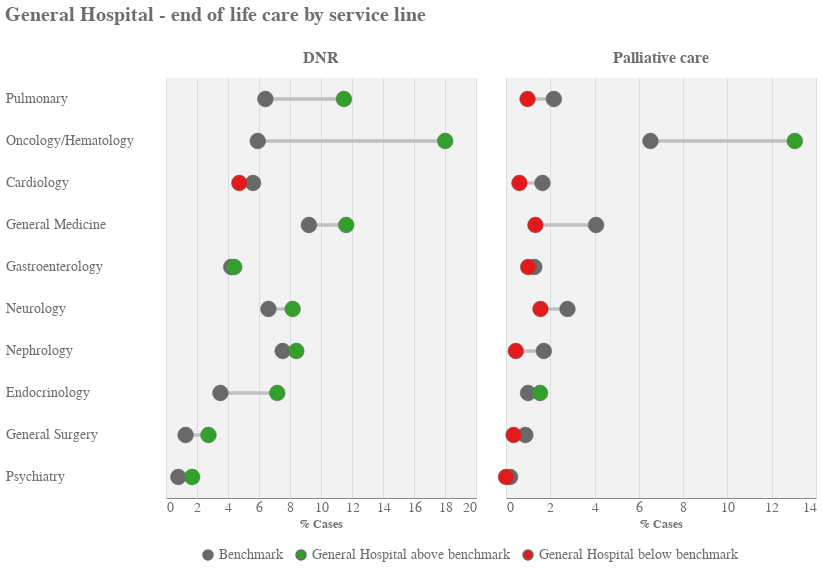

Write notebook code for a chart like this one.
### Markdown cell above
### Use layering and faceting for final barbell-style plot

### Code cell
eolChart['SL'] = eolChart['SL'].str.title()
slCapitalList = [sl.title() for sl in slList]
eolChart['variable'] = eolChart['variable'].replace({'DNR %':'DNR','PC %': 'Palliative care'})

bells = alt.Chart(eolChart).mark_circle(size=250,opacity=1,stroke='#696969',strokeWidth=.5).encode(
        x=alt.X('value:Q',scale=alt.Scale(zero=False),axis=alt.Axis(grid=True,labelAngle=0,
                    title='% Cases',domainWidth=1,tickMinStep=1)),
        y=alt.Y('SL:N',sort=slCapitalList,title=None,axis=alt.Axis(domainWidth=0)), 
        color=alt.Color('Color compare',
                        scale=alt.Scale(domain=['Benchmark', 
                                     f'{focusName} above benchmark', f'{focusName} below benchmark'], 
                        range=['#696969','#33a02c','#e31a1c'])))

bar = alt.Chart(eolChart).mark_rule(color='#c0c0c0',size=3).encode(alt.X('% Focus:Q'),
                        alt.X2('% Compare:Q'), y=alt.Y('SL:N',sort=slCapitalList)) 

alt.layer(bar+bells).properties(width=310,height=420
                    ).facet(alt.Column('variable:N',title=None,sort=['DNR','Palliative care'])  
                    ).resolve_scale(x='independent'
                    ).properties(title=f'{focusName} - end of life care by service line'
                    ).configure_header(labelFontStyle='bold',labelColor='#6e6e6e',labelFont='Arial',
                                       labelFontSize=16,labelPadding=12
                    ).configure_view(strokeWidth=0,fill='#f2f2f2'
                    ).configure_axis(labelColor='#6e6e6e',labelFont='Arial',labelFontSize=14,
                                     titleFont='Arial',titleFontSize=12,titleColor='#6e6e6e',
                                     labelLimit=1000,tickSize=0
                    ).configure_axisY(labelPadding=160,labelAlign='left'
                    ).configure_legend(labelColor='#6e6e6e',labelFont='Arial',labelFontSize=14,
                                     title=None,orient='none',labelLimit=250,direction='horizontal',
                                     legendX=35,legendY=470
                    ).configure_title(fontSize=20,color='#6e6e6e',font='Arial',anchor='start',
                                      offset=25)

### Figure 1 — Vega-Lite specification as saved in the notebook (floating-point values rounded to 4 significant figures)
{"config": {"view": {"continuousWidth": 400, "continuousHeight": 300, "fill": "#f2f2f2", "strokeWidth": 0}, "axis": {"labelColor": "#6e6e6e", "labelFont": "Arial", "labelFontSize": 14, "labelLimit": 1000, "tickSize": 0, "titleColor": "#6e6e6e", "titleFont": "Arial", "titleFontSize": 12}, "axisY": {"labelAlign": "left", "labelPadding": 160}, "header": {"labelColor": "#6e6e6e", "labelFont": "Arial", "labelFontSize": 16, "labelFontStyle": "bold", "labelPadding": 12}, "legend": {"direction": "horizontal", "labelColor": "#6e6e6e", "labelFont": "Arial", "labelFontSize": 14, "labelLimit": 250, "legendX": 35, "legendY": 470, "orient": "none", "title": null}, "title": {"anchor": "start", "color": "#6e6e6e", "font": "Arial", "fontSize": 20, "offset": 25}}, "data": {"name": "data-76f7cfe9ceefe1d86c49d39172684d1b"}, "facet": {"type": "nominal", "field": "variable", "sort": ["DNR", "Palliative care"], "title": null}, "spec": {"layer": [{"layer": [{"mark": {"type": "rule", "color": "#c0c0c0", "size": 3}, "encoding": {"x": {"type": "quantitative", "field": "% Focus"}, "x2": {"field": "% Compare"}, "y": {"type": "nominal", "field": "SL", "sort": ["Pulmonary", "Oncology/Hematology", "Cardiology", "General Medicine", "Gastroenterology", "Neurology", "Nephrology", "Endocrinology", "General Surgery", "Psychiatry"]}}}, {"mark": {"type": "circle", "opacity": 1, "size": 250, "stroke": "#696969", "strokeWidth": 0.5}, "encoding": {"color": {"type": "nominal", "field": "Color compare", "scale": {"domain": ["Benchmark", "General Hospital above benchmark", "General Hospital below benchmark"], "range": ["#696969", "#33a02c", "#e31a1c"]}}, "x": {"type": "quantitative", "axis": {"domainWidth": 1, "grid": true, "labelAngle": 0, "tickMinStep": 1, "title": "% Cases"}, "field": "value", "scale": {"zero": false}}, "y": {"type": "nominal", "axis": {"domainWidth": 0}, "field": "SL", "sort": ["Pulmonary", "Oncology/Hematology", "Cardiology", "General Medicine", "Gastroenterology", "Neurology", "Nephrology", "Endocrinology", "General Surgery", "Psychiatry"], "title": null}}}]}], "height": 420, "width": 310}, "resolve": {"scale": {"x": "independent"}}, "title": "General Hospital - end of life care by service line", "$schema": "https://vega.github.io/schema/vega-lite/v4.8.1.json", "datasets": {"data-76f7cfe9ceefe1d86c49d39172684d1b": [{"Level": "Compare", "SL": "Pulmonary", "variable": "DNR", "value": 6.411, "% Focus": 11.48, "% Compare": 6.411, "Color compare": "Benchmark"}, {"Level": "Focus", "SL": "Pulmonary", "variable": "DNR", "value": 11.48, "% Focus": 11.48, "% Compare": 6.411, "Color compare": "General Hospital above benchmark"}, {"Level": "Compare", "SL": "Pulmonary", "variable": "Palliative care", "value": 2.161, "% Focus": 0.9728, "% Compare": 2.161, "Color compare": "Benchmark"}, {"Level": "Focus", "SL": "Pulmonary", "variable": "Palliative care", "value": 0.9728, "% Focus": 0.9728, "% Compare": 2.161, "Color compare": "General Hospital below benchmark"}, {"Level": "Compare", "SL": "Oncology/Hematology", "variable": "DNR", "value": 5.918, "% Focus": 18.01, "% Compare": 5.918, "Color compare": "Benchmark"}, {"Level": "Focus", "SL": "Oncology/Hematology", "variable": "DNR", "value": 18.01, "% Focus": 18.01, "% Compare": 5.918, "Color compare": "General Hospital above benchmark"}, {"Level": "Compare", "SL": "Oncology/Hematology", "variable": "Palliative care", "value": 6.524, "% Focus": 13.04, "% Compare": 6.524, "Color compare": "Benchmark"}, {"Level": "Focus", "SL": "Oncology/Hematology", "variable": "Palliative care", "value": 13.04, "% Focus": 13.04, "% Compare": 6.524, "Color compare": "General Hospital above benchmark"}, {"Level": "Compare", "SL": "Cardiology", "variable": "DNR", "value": 5.618, "% Focus": 4.733, "% Compare": 5.618, "Color compare": "Benchmark"}, {"Level": "Focus", "SL": "Cardiology", "variable": "DNR", "value": 4.733, "% Focus": 4.733, "% Compare": 5.618, "Color compare": "General Hospital below benchmark"}, {"Level": "Compare", "SL": "Cardiology", "variable": "Palliative care", "value": 1.646, "% Focus": 0.6068, "% Compare": 1.646, "Color compare": "Benchmark"}, {"Level": "Focus", "SL": "Cardiology", "variable": "Palliative care", "value": 0.6068, "% Focus": 0.6068, "% Compare": 1.646, "Color compare": "General Hospital below benchmark"}, {"Level": "Compare", "SL": "General Medicine", "variable": "DNR", "value": 9.221, "% Focus": 11.63, "% Compare": 9.221, "Color compare": "Benchmark"}, {"Level": "Focus", "SL": "General Medicine", "variable": "DNR", "value": 11.63, "% Focus": 11.63, "% Compare": 9.221, "Color compare": "General Hospital above benchmark"}, {"Level": "Compare", "SL": "General Medicine", "variable": "Palliative care", "value": 4.068, "% Focus": 1.329, "% Compare": 4.068, "Color compare": "Benchmark"}, {"Level": "Focus", "SL": "General Medicine", "variable": "Palliative care", "value": 1.329, "% Focus": 1.329, "% Compare": 4.068, "Color compare": "General Hospital below benchmark"}, {"Level": "Compare", "SL": "Gastroenterology", "variable": "DNR", "value": 4.209, "% Focus": 4.4, "% Compare": 4.209, "Color compare": "Benchmark"}, {"Level": "Focus", "SL": "Gastroenterology", "variable": "DNR", "value": 4.4, "% Focus": 4.4, "% Compare": 4.209, "Color compare": "General Hospital above benchmark"}, {"Level": "Compare", "SL": "Gastroenterology", "variable": "Palliative care", "value": 1.278, "% Focus": 1.0, "% Compare": 1.278, "Color compare": "Benchmark"}, {"Level": "Focus", "SL": "Gastroenterology", "variable": "Palliative care", "value": 1.0, "% Focus": 1.0, "% Compare": 1.278, "Color compare": "General Hospital below benchmark"}, {"Level": "Compare", "SL": "Neurology", "variable": "DNR", "value": 6.609, "% Focus": 8.171, "% Compare": 6.609, "Color compare": "Benchmark"}, {"Level": "Focus", "SL": "Neurology", "variable": "DNR", "value": 8.171, "% Focus": 8.171, "% Compare": 6.609, "Color compare": "General Hospital above benchmark"}, {"Level": "Compare", "SL": "Neurology", "variable": "Palliative care", "value": 2.775, "% Focus": 1.556, "% Compare": 2.775, "Color compare": "Benchmark"}, {"Level": "Focus", "SL": "Neurology", "variable": "Palliative care", "value": 1.556, "% Focus": 1.556, "% Compare": 2.775, "Color compare": "General Hospital below benchmark"}, {"Level": "Compare", "SL": "Nephrology", "variable": "DNR", "value": 7.528, "% Focus": 8.407, "% Compare": 7.528, "Color compare": "Benchmark"}, {"Level": "Focus", "SL": "Nephrology", "variable": "DNR", "value": 8.407, "% Focus": 8.407, "% Compare": 7.528, "Color compare": "General Hospital above benchmark"}, {"Level": "Compare", "SL": "Nephrology", "variable": "Palliative care", "value": 1.707, "% Focus": 0.4425, "% Compare": 1.707, "Color compare": "Benchmark"}, {"Level": "Focus", "SL": "Nephrology", "variable": "Palliative care", "value": 0.4425, "% Focus": 0.4425, "% Compare": 1.707, "Color compare": "General Hospital below benchmark"}, {"Level": "Compare", "SL": "Endocrinology", "variable": "DNR", "value": 3.51, "% Focus": 7.179, "% Compare": 3.51, "Color compare": "Benchmark"}, {"Level": "Focus", "SL": "Endocrinology", "variable": "DNR", "value": 7.179, "% Focus": 7.179, "% Compare": 3.51, "Color compare": "General Hospital above benchmark"}, {"Level": "Compare", "SL": "Endocrinology", "variable": "Palliative care", "value": 0.9953, "% Focus": 1.538, "% Compare": 0.9953, "Color compare": "Benchmark"}, {"Level": "Focus", "SL": "Endocrinology", "variable": "Palliative care", "value": 1.538, "% Focus": 1.538, "% Compare": 0.9953, "Color compare": "General Hospital above benchmark"}, {"Level": "Compare", "SL": "General Surgery", "variable": "DNR", "value": 1.264, "% Focus": 2.74, "% Compare": 1.264, "Color compare": "Benchmark"}, {"Level": "Focus", "SL": "General Surgery", "variable": "DNR", "value": 2.74, "% Focus": 2.74, "% Compare": 1.264, "Color compare": "General Hospital above benchmark"}, {"Level": "Compare", "SL": "General Surgery", "variable": "Palliative care", "value": 0.875, "% Focus": 0.3425, "% Compare": 0.875, "Color compare": "Benchmark"}, {"Level": "Focus", "SL": "General Surgery", "variable": "Palliative care", "value": 0.3425, "% Focus": 0.3425, "% Compare": 0.875, "Color compare": "General Hospital below benchmark"}, {"Level": "Compare", "SL": "Psychiatry", "variable": "DNR", "value": 0.7961, "% Focus": 1.685, "% Compare": 0.7961, "Color compare": "Benchmark"}, {"Level": "Focus", "SL": "Psychiatry", "variable": "DNR", "value": 1.685, "% Focus": 1.685, "% Compare": 0.7961, "Color compare": "General Hospital above benchmark"}, {"Level": "Compare", "SL": "Psychiatry", "variable": "Palliative care", "value": 0.1837, "% Focus": 0.0, "% Compare": 0.1837, "Color compare": "Benchmark"}, {"Level": "Focus", "SL": "Psychiatry", "variable": "Palliative care", "value": 0.0, "% Focus": 0.0, "% Compare": 0.1837, "Color compare": "General Hospital below benchmark"}]}}
